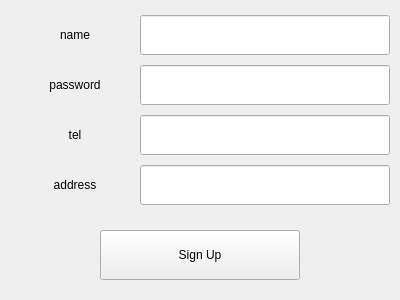
<?xml version="1.0" encoding="UTF-8"?>
<ui version="4.0">
 <class>SignUp</class>
 <widget class="QWidget" name="SignUp">
  <property name="geometry">
   <rect>
    <x>0</x>
    <y>0</y>
    <width>400</width>
    <height>300</height>
   </rect>
  </property>
  <property name="windowTitle">
   <string>Form</string>
  </property>
  <widget class="QLabel" name="label_name">
   <property name="geometry">
    <rect>
     <x>10</x>
     <y>10</y>
     <width>130</width>
     <height>50</height>
    </rect>
   </property>
   <property name="text">
    <string>name</string>
   </property>
   <property name="alignment">
    <set>Qt::AlignCenter</set>
   </property>
  </widget>
  <widget class="QLabel" name="label_password">
   <property name="geometry">
    <rect>
     <x>10</x>
     <y>60</y>
     <width>130</width>
     <height>50</height>
    </rect>
   </property>
   <property name="text">
    <string>password</string>
   </property>
   <property name="alignment">
    <set>Qt::AlignCenter</set>
   </property>
  </widget>
  <widget class="QLabel" name="label_tel">
   <property name="geometry">
    <rect>
     <x>10</x>
     <y>110</y>
     <width>130</width>
     <height>50</height>
    </rect>
   </property>
   <property name="text">
    <string>tel</string>
   </property>
   <property name="alignment">
    <set>Qt::AlignCenter</set>
   </property>
  </widget>
  <widget class="QLabel" name="label_address">
   <property name="geometry">
    <rect>
     <x>10</x>
     <y>160</y>
     <width>130</width>
     <height>50</height>
    </rect>
   </property>
   <property name="text">
    <string>address</string>
   </property>
   <property name="alignment">
    <set>Qt::AlignCenter</set>
   </property>
  </widget>
  <widget class="QLineEdit" name="lineEdit_name">
   <property name="geometry">
    <rect>
     <x>140</x>
     <y>15</y>
     <width>250</width>
     <height>40</height>
    </rect>
   </property>
  </widget>
  <widget class="QLineEdit" name="lineEdit_password">
   <property name="geometry">
    <rect>
     <x>140</x>
     <y>65</y>
     <width>250</width>
     <height>40</height>
    </rect>
   </property>
  </widget>
  <widget class="QLineEdit" name="lineEdit_tel">
   <property name="geometry">
    <rect>
     <x>140</x>
     <y>115</y>
     <width>250</width>
     <height>40</height>
    </rect>
   </property>
  </widget>
  <widget class="QLineEdit" name="lineEdit_address">
   <property name="geometry">
    <rect>
     <x>140</x>
     <y>165</y>
     <width>250</width>
     <height>40</height>
    </rect>
   </property>
  </widget>
  <widget class="QPushButton" name="pushButton">
   <property name="geometry">
    <rect>
     <x>100</x>
     <y>230</y>
     <width>200</width>
     <height>50</height>
    </rect>
   </property>
   <property name="text">
    <string>Sign Up</string>
   </property>
  </widget>
 </widget>
 <resources/>
 <connections/>
</ui>
